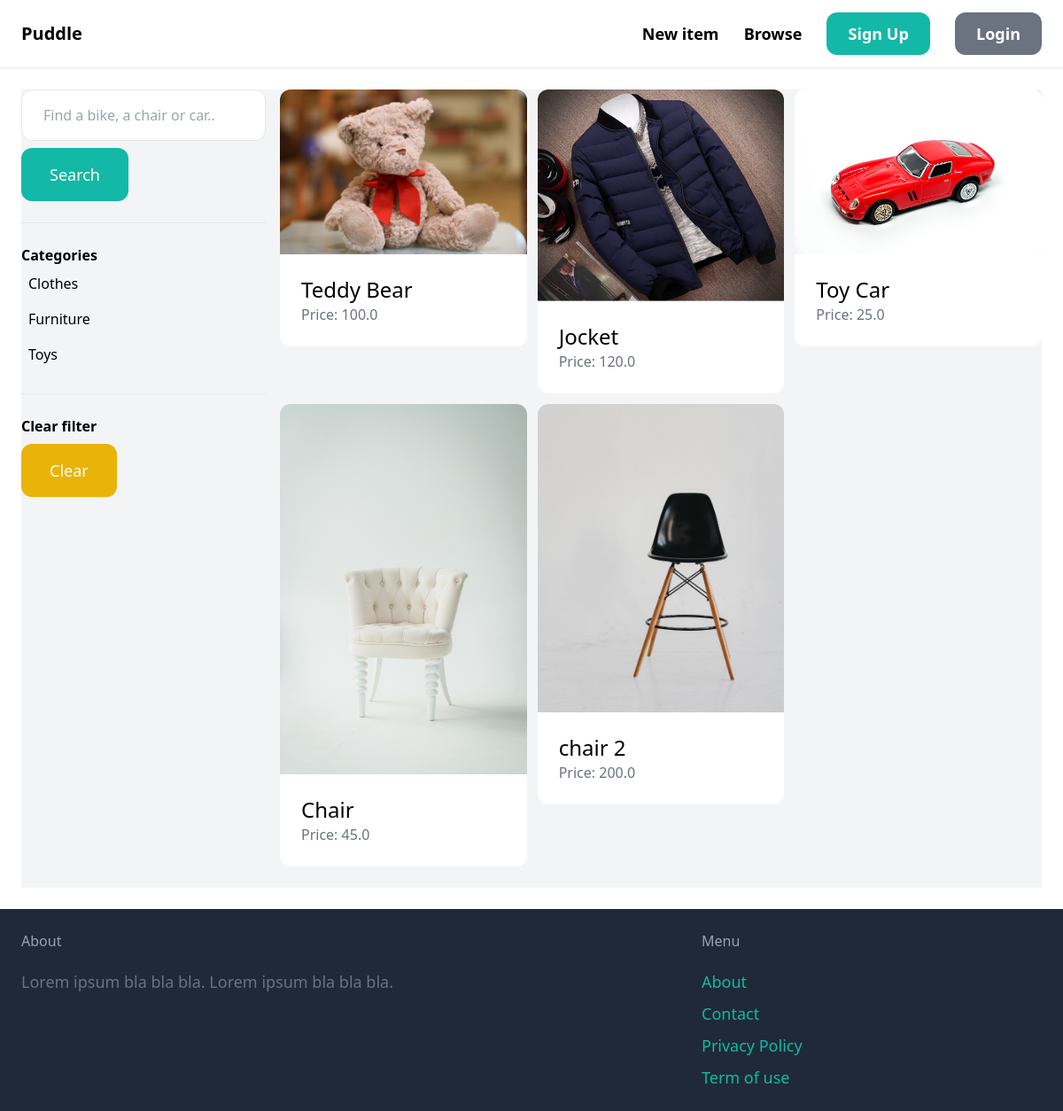
The app's page /items/ with its own data.
### item/models.py (models this page shows, shortened)
class Category(models.Model):
    name = models.CharField(max_length=255)
    class Meta:
        ordering = ('name',)
        verbose_name_plural='Categories'

class Item(models.Model):
    category = models.ForeignKey(Category, related_name='items', on_delete=models.CASCADE)
    name = models.CharField(max_length=255)
    description = models.TextField(blank=True, null=True)
    price = models.FloatField()
    image = models.ImageField(upload_to='item_images', blank=True, null=True)
    is_sold =models.BooleanField(default=False)
    created_by = models.ForeignKey(User, related_name='items', on_delete=models.CASCADE)
    created_at = models.DateTimeField(auto_now_add=True)

### item/views.py (the view)
# urls.py: path('', views.items, name='items'),
def items(request):
    query = request.GET.get('query','')
    category_id = request.GET.get('category', 0)
    categories = Category.objects.all()
    items= Item.objects.filter(is_sold=False)
    if category_id:
        items = items.filter(category_id=category_id)
    if query:
        items = items.filter(Q(name__icontains=query) | Q(description__icontains=query))
    return render(request, 'item/items.html',{
        'items': items,
        'query': query,
        'categories': categories,
        'category_id':int(category_id),
    })

### item/templates/item/items.html (shortened to what this page needs)
{% extends "core/base.html" %}
{% block content %}
    <div class="pb-6 grid grid-cols-4 gap-4 bg-gray-100">
        <div class='col-span-1'>
            <form method='get' action="{% url 'item:items' %}">
                <input name='query' class="w-full py-4 px-6 border rounded-xl" type='text' value="{{ query }}" placeholder="Find a bike, a chair or car..">
                <button class='mt-2 py-4 px-8 text-lg bg-teal-500 text-white rounded-xl'>Search</button>
            </form>
            <hr class='my-6'>
            <p class='font-semibold'>Categories</p>
            <ul>
                {% for category in categories %}
                    <li class="py-2 px-2 rounded-xl{% if category.id == category_id %} bg-gray-200{% endif %}">
                        <a href="{% url 'item:items' %}?query={{ query }}&category={{ category.id }}">{{ category.name }}</a>
                    </li>
                {% endfor %}
            </ul>
            <hr class='my-6'>
            <p class='font-semibold'>Clear filter</p>
            <ul>
                <li><a href="{% url 'item:items' %}" class="mt-2 py-4 px-8 inline-block bg-yellow-500 text-lg rounded-xl text-white">Clear</a></li>
            </ul>
        </div>
        <div class='col-span-3'>
            <div class='grid grid-cols-3 gap-3'>
                {% for item in items %}
                    <div>
                        <a href="{% url 'item:detail' item.id %}">
                            <div>
                                <img src="{{ item.image.url }}" class="rounded-t-xl"  />
                            </div>
                            <div class="p-6 bg-white rounded-b-xl">
                                <h2 class='text-2xl'>{{ item.name }}</h2>
                                <p class='text-gray-500'>Price: {{ item.price }}</p>
                            </div>
                        </a>
                    </div>
                {% endfor %}
            </div>
        </div>
    </div>
{% endblock content %}

### records on screen
Category: name "Clothes"
Category: name "Furniture"
Category: name "Toys"
Item: image (picture), name "Teddy Bear", price "100.0"
Item: image (picture), name "Jocket", price "120.0"
Item: image (picture), name "Toy Car", price "25.0"
Item: image (picture), name "Chair", price "45.0"
Item: image (picture), name "chair 2", price "200.0"
